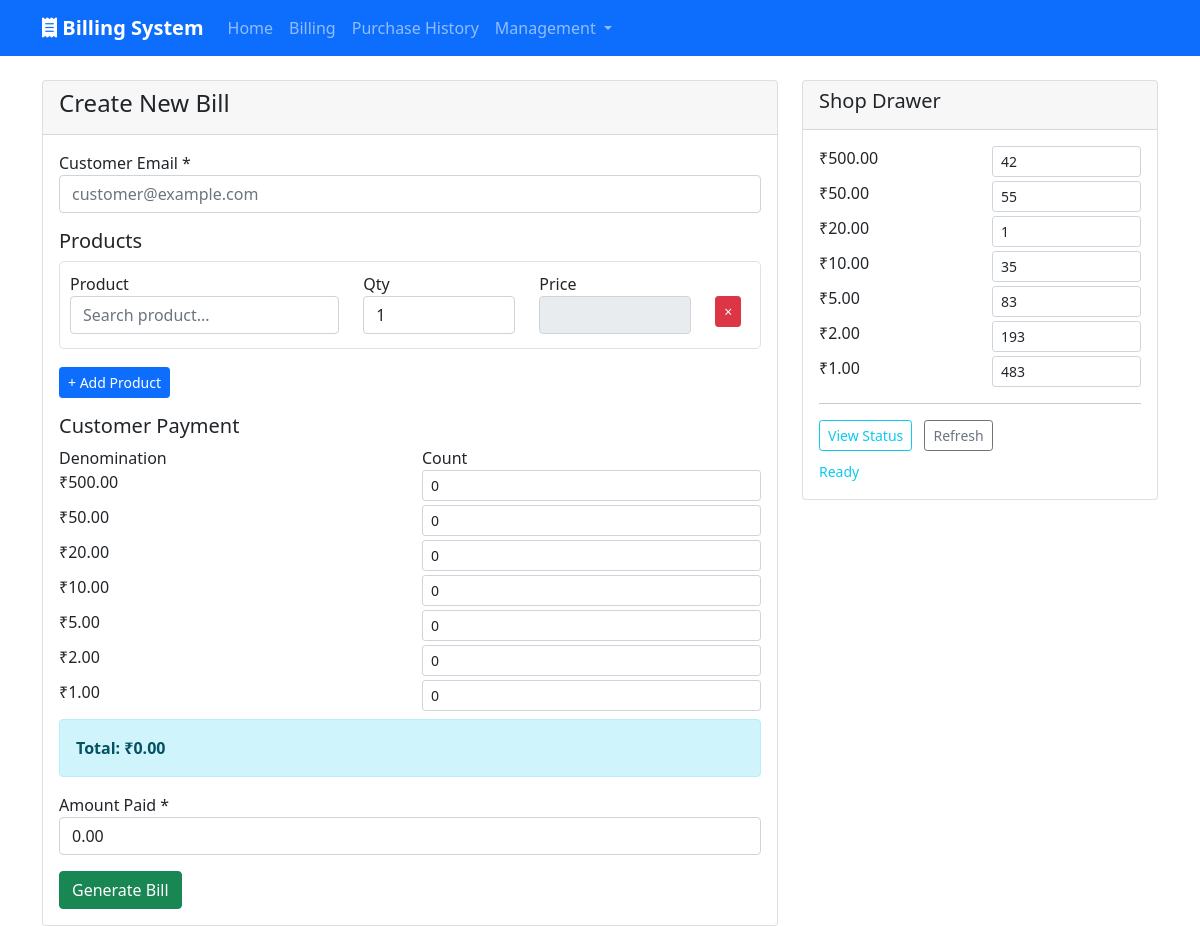
The page /billing/ on the database as committed earlier.
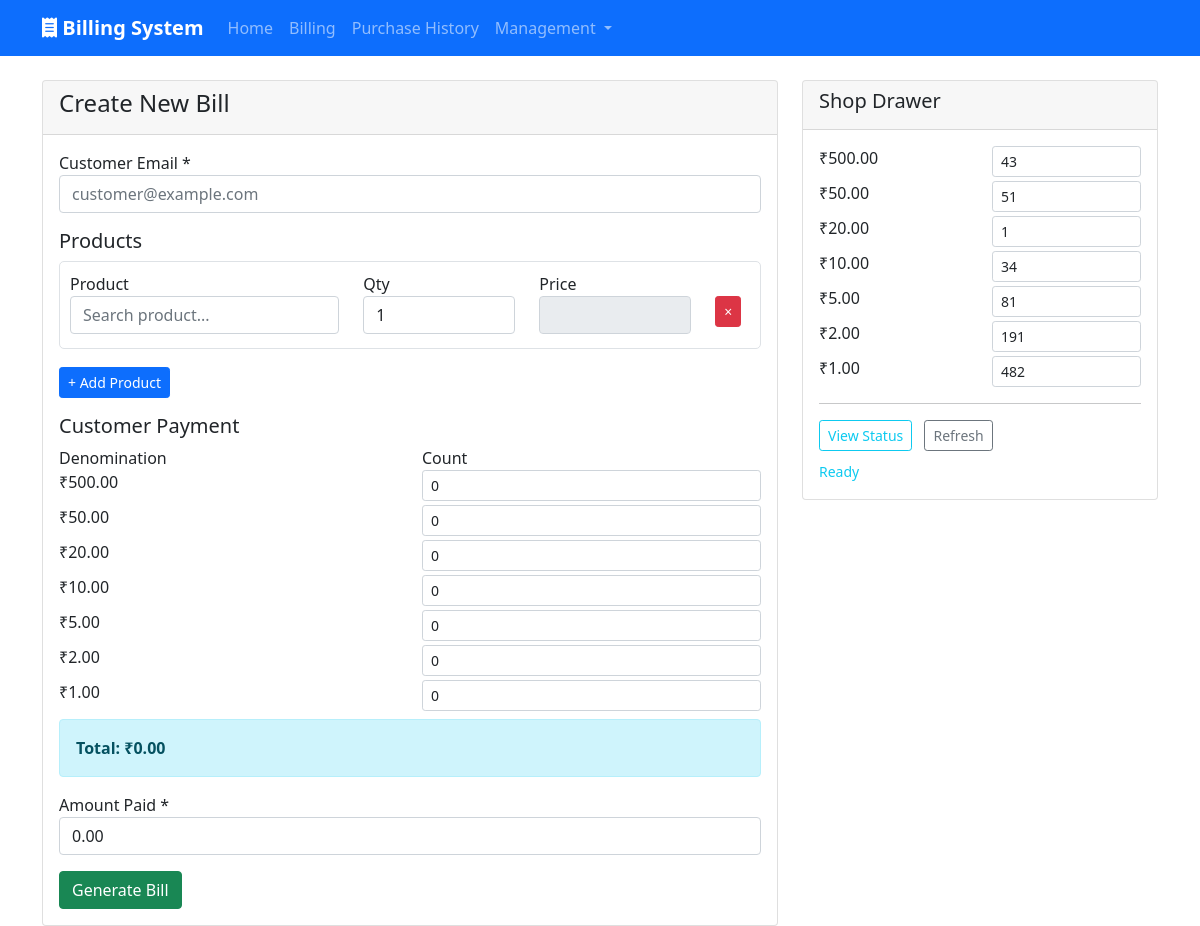
The same page on the database as committed later.
### billing/models.py (models this page shows, shortened)
class Denomination(models.Model):
    value = models.DecimalField(max_digits=10, decimal_places=2)
    count = models.PositiveIntegerField(default=0)
    class Meta:
        ordering = ['-value']

### billing/views.py (the view)
# urls.py: path('billing/', views.billing_page, name='billing'),
def billing_page(request):
    form = BillingForm()
    denominations = Denomination.objects.all().order_by('-value')
    context = {
        'form': form,
        'denominations': denominations,
    }
    return render(request, 'billing/billing.html', context)

### billing/forms.py
class BillingForm(forms.Form):
    customer_email = forms.EmailField(
        widget=forms.EmailInput(attrs={'class': 'form-control', 'placeholder': 'customer@example.com'})
    )
    amount_paid = forms.DecimalField(
        max_digits=12,
        decimal_places=2,
        widget=forms.NumberInput(attrs={'class': 'form-control', 'step': '0.01', 'min': '0'})
    )

### billing/templates/billing/billing.html (shortened to what the changed rows need)
{% extends 'base.html' %}
{% block content %}
<div class="row">
    <div class="col-md-8">
        <div class="card">
            <div class="card-body">
                <form id="billingForm">
                    <div class="mb-3">
                        {% for denomination in denominations %}
                        <div class="row mb-1">
                            <div class="col-md-6">
                                <label>₹{{ denomination.value }}</label>
                            </div>
                            <div class="col-md-6">
                                <input type="number" class="form-control form-control-sm customer-denomination-count"
                                       data-value="{{ denomination.value }}" value="0" min="0">
                            </div>
                        </div>
                        {% endfor %}
                    </div>
                </form>
            </div>
        </div>
    </div>
    <div class="col-md-4">
        <div class="card">
            <div class="card-body">
                {% for denomination in denominations %}
                <div class="row mb-1">
                    <div class="col-6">
                        <label>₹{{ denomination.value }}</label>
                    </div>
                    <div class="col-6">
                        <input type="number" class="form-control form-control-sm denomination-count"
                               data-value="{{ denomination.value }}" value="{{ denomination.count }}" min="0">
                    </div>
                </div>
                {% endfor %}
            </div>
        </div>
    </div>
</div>
{% endblock %}

Rows that differ between the two databases and show on the page:
changed Denomination (number 1 of 7 on the later page): count "42" → "43"
changed Denomination (number 2 of 7 on the later page): count "55" → "51"
changed Denomination (number 4 of 7 on the later page): count "35" → "34"
changed Denomination (number 5 of 7 on the later page): count "83" → "81"
changed Denomination (number 6 of 7 on the later page): count "193" → "191"
changed Denomination (number 7 of 7 on the later page): count "483" → "482"
